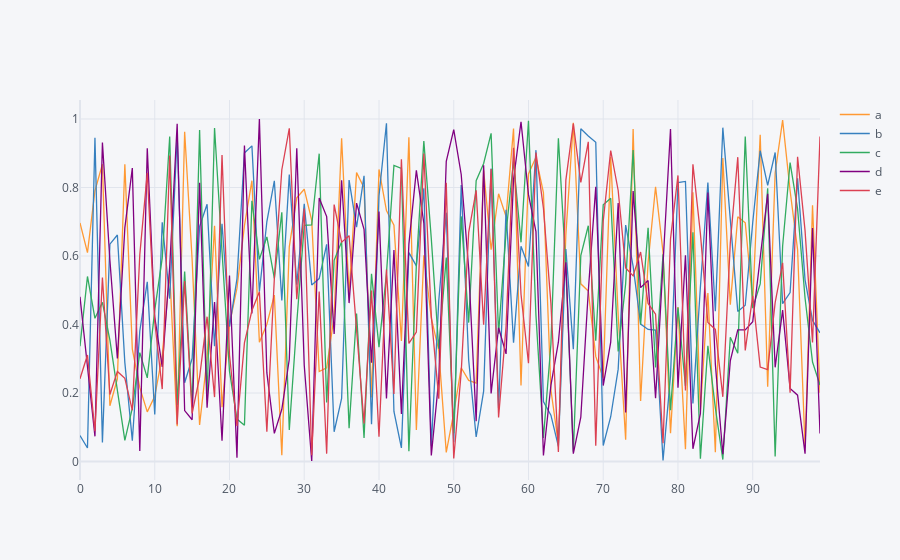

Notebook cell for this chart:
### Code cell
df1.iplot(kind = "scatter")
